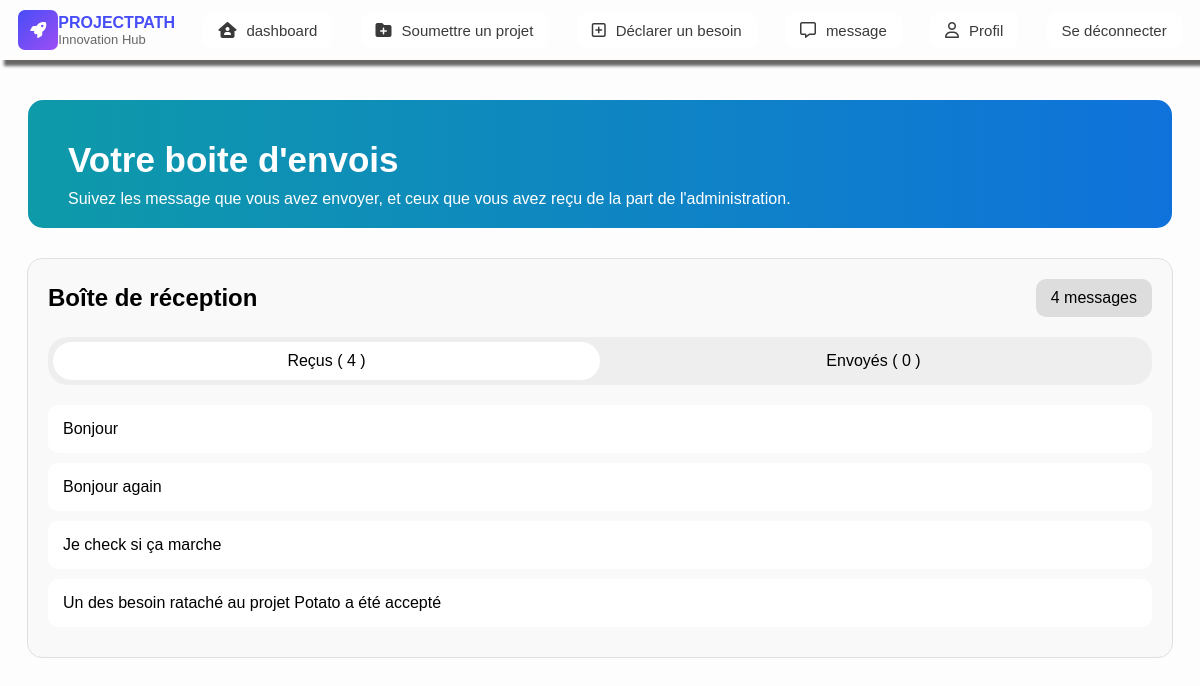
Page /message/14 (signed in) on the committed database.
### PP/models.py (models this page shows)
class message(models.Model):
    contenu = models.fields.CharField(max_length=1500)
    emetteur = models.ForeignKey(CompteEtudiant, on_delete= models.SET_NULL, null= True, related_name='messages_envoyes')
    receveur = models.ForeignKey(CompteEtudiant, on_delete= models.SET_NULL, null= True, related_name='messages_recu')
    project = models.ForeignKey(projet, on_delete = models.CASCADE, null = True, blank = True)
    request = models.ForeignKey(Besoin, on_delete= models.CASCADE, null =  True, blank = True)
    created_at = models.DateTimeField(auto_now_add=True)
    vu = models.fields.BooleanField(default = False)

### PP/views_message.py (the view)
# urls.py: path("message/<int:user_id>",views_message.message_student , name="message_etudiant"),
def message_student(request, user_id):
    if request.user.id != user_id:
        return redirect("logout")
    user = CompteEtudiant.objects.get(id = user_id)
    message_de_etudiant = contact.objects.filter(email = user.adresse_mail)
    nbr_message_de_etudiant =contact.objects.filter(email = user.adresse_mail).count()
    message_de_admin = message.objects.filter(receveur= user)
    nbr_message_de_admin = message.objects.filter(receveur= user).count()
    message_non_lu = message.objects.filter(vu = False)
    nbr_message_non_lu = message.objects.filter(vu = False).count()
    for m in message_non_lu:
        m.vu = True
        m.save()
    return render(request, "Student/Message/message.html", {"user_id": user_id, "message_admin": message_de_admin,
                                                            "message_etudiant": message_de_etudiant,
                                                            "nbr_admin":nbr_message_de_admin,
                                                            "nbr_etudiant":nbr_message_de_etudiant,
                                                            "nbr_message_non_vu": nbr_message_non_lu})

### PP/template/Student/Message/message.html (shortened to what this page needs)
{% load static %}
<!DOCTYPE html>
<html lang="en">
<head>
    <link rel="stylesheet" href="{% static 'css/message.css' %}">
    <link rel="stylesheet" href="https://cdnjs.cloudflare.com/ajax/libs/font-awesome/6.4.0/css/all.min.css">
</head>
<body>
    <nav>
        <div class="logo">
            <i class="fa-solid fa-rocket"></i>
            <div class="txt">
                <h4>PROJECTPATH</h4>
                <p>Innovation Hub</p>
            </div>
        </div>
        <div id="dash" class="same" data-page="{%url 'home' user_id%}">
            <i class="fa-solid fa-house-user"></i>
            <p>dashboard</p>
        </div>
        <div class="same" id="soumettre" data-page="{%url 'add_project' user_id%}">
            <i class="fa-solid fa-folder-plus"></i>
            <p>Soumettre un projet</p>
        </div>
        <div class="same" id="besoin" data-page="{%url 'add_request' user_id%}">
            <i class="fa-regular fa-square-plus"></i>
            <p>Déclarer un besoin</p>
        </div>
        <div class="same" id="message" data-page = "{%url 'message_etudiant' user_id%}">
            <i class="fa-regular fa-message"></i>
            <p href = "{%url 'message_etudiant' user_id%}">message</p>
        </div>
        <div class="same" id="profil" data-page="{%url 'user_details' user_id%}">
            <i class="fa-regular fa-user"></i>
            <p>Profil</p>
            </div>
         <div class="same" id="profil" data-page="{%url 'logout'%}">
                <p>Se déconnecter</p>
            </div>
    </nav>
         <div class="info">
        <h3>Votre boite d'envois</h3>
        <p>Suivez les message que vous avez envoyer, et ceux que vous avez reçu de la part de l'administration.</p>
    </div>
        <div class="container">
    <div class="header">
        <div>
            <h2>Boîte de réception</h2>
        </div>
        <div class="count">{{nbr_admin}} messages</div>
    </div>
    <div class="tabs">
        <div class="tab active" id="receivedTab">
            Reçus ( {{nbr_admin}} )
        </div>
        <div class="tab" id="sentTab">
            Envoyés ( {{nbr_etudiant}} )
        </div>
    </div>
    <div class="content">
        <div id="receivedBox">
            {%if not nbr_admin %}
                <h4>Vous n'avez reçu aucun messages.</h4>
            {%else%}
                {% for m in message_admin %}
                <div class="message">
                    <p>{{m.contenu}}</p>
                </div>
                {%endfor%}
            {%endif%}
        </div>
    </div>
</div>
</body>
</html>

### PP/static/css/message.css (style rules this page uses)
* { margin: 0; padding: 0; }
body { font-family: sans-serif; display: flex; flex-direction: column; align-items: center; background: rgb(254, 253, 253); }
nav { background: rgb(254, 253, 253); position: fixed; display: flex; width: 100%; height: 60px; color: rgb(59, 58, 58); justify-content: space-evenly; align-items: center; gap: 10px; box-shadow: 5px 5px 3px 1px rgb(105, 102, 102); }
nav .same { display: flex; background: white; gap: 10px; padding: 10px 15px; border-radius: 10px; }
nav .same p { font-size: 15px; }
.logo { display: flex; align-items: center; }
.logo i { height: 40px; width: 40px; background: linear-gradient(135deg, rgb(71, 77, 247),rgb(158, 78, 244)); display:flex ; justify-content: center; align-items: center; border-radius: 7px; color: white; }
.logo h4 { text-transform: uppercase; font-weight: 900; color:rgb(71, 77, 247) ; }
.logo p { font-size: 13px; color: rgb(103, 101, 101); }
nav .same { transition: 0.3s; }
.info { margin-top: 100px; color: white; border-radius: 15px; width: 92%; min-height: 120px; background: linear-gradient(to right, rgb(14, 154, 169),rgb(15, 114, 219)); display: flex; flex-direction: column; padding-left: 40px; flex-wrap: wrap; }
.info h3 { padding-top: 40px; font-size: 35px; padding-bottom: 10px; }
.info p { color: white; padding-bottom: 20px; }
.container { width: 92%; margin-top: 30px; background: #f9f9f9; border-radius: 15px; padding: 20px; border: 1px solid rgb(228, 222, 222); }
.header { display: flex; justify-content: space-between; align-items: center; }
.count { background: #ddd; padding: 10px 15px; border-radius: 10px; }
.tabs { display: flex; margin: 20px 0; background: #eee; border-radius: 20px; padding: 5px; }
.tab { flex: 1; text-align: center; padding: 10px; border-radius: 20px; cursor: pointer; }
.tab.active { background: white; }
.content { margin-top: 20px; }
.message { background: white; padding: 15px; border-radius: 10px; margin-bottom: 10px; }

### rows in the picture
message: contenu "Bonjour"
message: contenu "Bonjour again"
message: contenu "Je check si ça marche"
message: contenu "Un des besoin rataché au projet Potato a été accepté"

### other values in the picture
{{ nbr_admin }} "4"
{{ nbr_etudiant }} "0"
